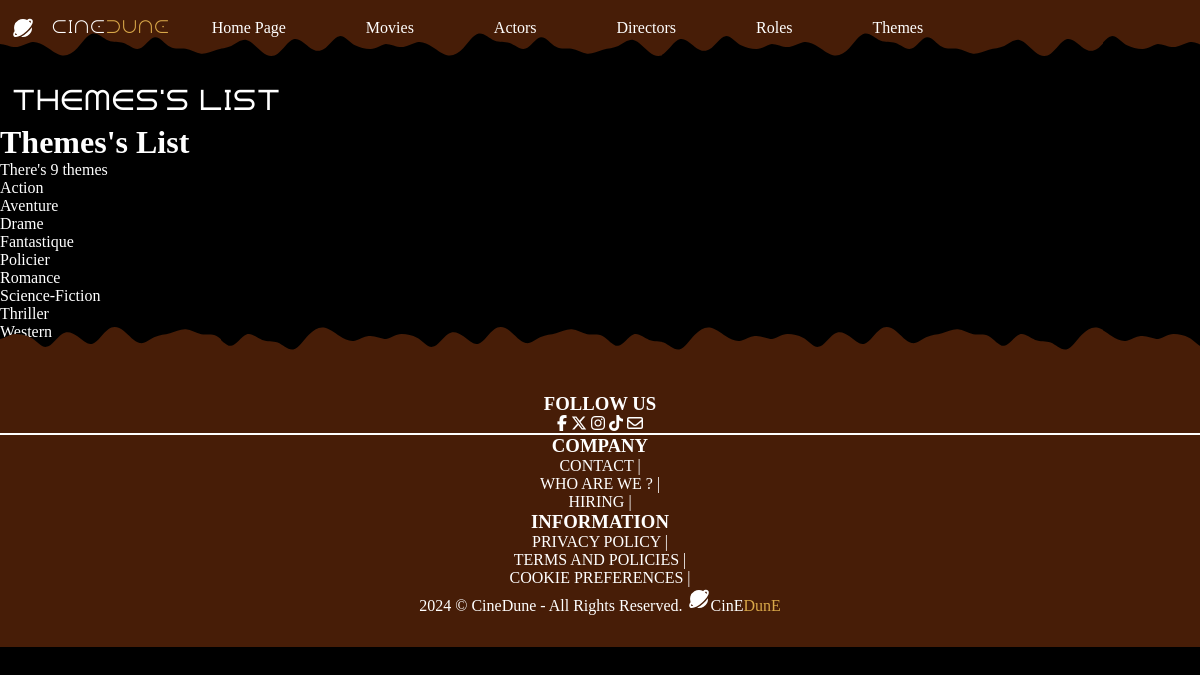
The page /index.php?action=listThemes on the database its author committed.
### tables this page shows
CREATE TABLE IF NOT EXISTS `theme` (
  `idTheme` int NOT NULL AUTO_INCREMENT,
  `typeName` varchar(100) NOT NULL,
  PRIMARY KEY (`idTheme`)
);

### controller/ThemeController.php (called while the page is built, shortened)
<?php
class ThemeController
{
    public function listThemes(): void
    {
        $pdo = Connect::toLogIn();
        $requestThemes = $pdo->query("
            SELECT theme.idTheme, theme.typeName
            FROM theme
            ORDER BY typeName
        ");
        require "view/themes/listThemes.php";
    }
}

### view/themes/listThemes.php (the view, shortened to what this page needs)
<?php ob_start();
$themes = $requestThemes->fetchAll();
?>
<h1>Themes's List</h1>
<p>There's <?= $requestThemes->rowCount() ?> themes</p>
<?php
foreach ($themes as $theme) {
?>
    <a href="index.php?action=themesDetails&id=<?= $theme["idTheme"] ?>"><?= $theme["typeName"] . "<br>" ?></a>
<?php
}
?>
<br>
<a href="index.php?action=addTheme">Add a theme</a>
<?php
require "view/template.php";

### public/css/style.css (style rules this page uses)
:root { --header-height: 3.5rem; --footer-height: 3.5rem; --background-color: #000000; --brown-color: #471d07; --orange-color: #a2520d; --yellow-color: #d9a849; --text-color: #ffffff; --gradient-top: linear-gradient(90deg, #d9a849 0%, #a2520d 100%); --gradient-left: linear-gradient( 90deg, rgba(162, 82, 13, 0.5) 0%, rgba(0, 0, 0, 0.5) 100% ); --gradient-right: linear-gradient( 90deg, rgba(0, 0, 0, 0.5) 0%, rgba(162, 82, 13, 0.5) 100% ); --gradient-bottom: linear-gradient( 359.4deg, rgba(162, 82, 13, 0.5) 0.52%, rgba(0, 0, 0, 0.5) 99.48% ); --button-gradient: linear-gradient( 90deg, rgba(217, 168, 73, 1) 0%, rgba(162, 82, 13, 1) 100% ); --hypertext-underline-gradient: linear-gradient( 0deg, #d9a849 0%, #a2520d 100% ); --background-gradient: radial-gradient( 131.8% 131.8% at 50% -31.8%, #d9a849 23%, #471d07 72.5%, #000000 100% ); --swiper-pagination-color: var(--yellow-color); --title-font: "Dune Rise"; --h2-font: "Dune Rise"; --nav-text-font: "Champagne & Limousines"; --step--2: clamp(1.3021rem, 0.273rem + 4.5735cqi, 3rem); --step--1: clamp(0.8681rem, 0.2922rem + 2.8793cqi, 2rem); --z-tooltip: 10; --z-fixed: 100; --z-background: -1; }
* { box-sizing: border-box; padding: 0; margin: 0; }
html { scroll-behavior: smooth; color: var(--text-color); }
body { background-color: var(--background-color); }
a { color: var(--text-color); text-decoration: none; }

### rows shown on the page
theme: typeName "Action"
theme: typeName "Aventure"
theme: typeName "Drame"
theme: typeName "Fantastique"
theme: typeName "Policier"
theme: typeName "Romance"
theme: typeName "Science-Fiction"
theme: typeName "Thriller"

### other values the page prints
$secondary_title "Themes's List"
$requestThemes->rowCount() "9"
